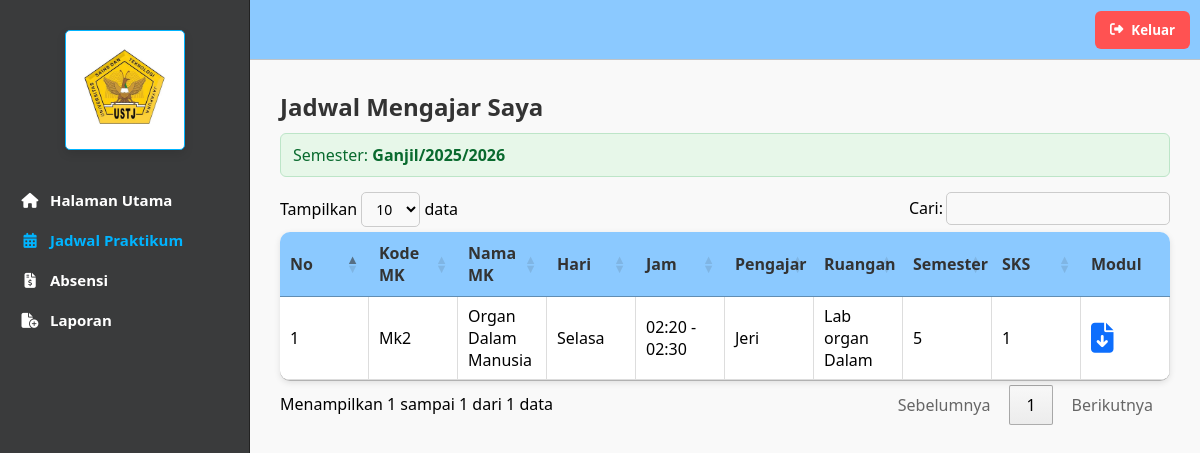
The app's page /dosen/jadwal/jadwal.php (signed in) with its own data.
### tables this page shows
CREATE TABLE `semester` (
  `id` int NOT NULL,
  `nama_semester` varchar(50) NOT NULL,
  `tahun_ajaran` varchar(20) NOT NULL,
  `status` enum('Aktif','Tidak Aktif') NOT NULL DEFAULT 'Aktif'
);

CREATE TABLE `jadwal_praktikum` (
  `id` int NOT NULL,
  `id_mk` int NOT NULL,
  `id_dosen` int NOT NULL,
  `id_ruangan` int NOT NULL,
  `id_semester` int NOT NULL,
  `hari` enum('Senin','Selasa','Rabu','Kamis','Jumat','Sabtu','Minggu') NOT NULL,
  `jam_mulai` time NOT NULL,
  `jam_selesai` time NOT NULL,
  `kuota` int NOT NULL,
  `kuota_awal` int DEFAULT NULL,
  `peserta` int NOT NULL DEFAULT '0'
);

CREATE TABLE `matakuliah_praktikum` (
  `id` int NOT NULL,
  `kode_mk` varchar(20) NOT NULL,
  `nama_mk` varchar(100) NOT NULL,
  `sks` int NOT NULL,
  `semester` varchar(10) NOT NULL,
  `id_semester` int DEFAULT NULL,
  `modul` varchar(255) DEFAULT NULL
);

CREATE TABLE `dosen` (
  `id` int NOT NULL,
  `nidn` varchar(20) NOT NULL,
  `nama` varchar(100) NOT NULL,
  `prodi` enum('Farmasi','Analis Kesehatan') NOT NULL,
  `jenis_kelamin` enum('Laki-laki','Perempuan') NOT NULL,
  `alamat` varchar(255) DEFAULT NULL,
  `no_hp` varchar(20) DEFAULT NULL,
  `user_id` int DEFAULT NULL
);

CREATE TABLE `ruangan` (
  `id` int NOT NULL,
  `kode_ruangan` varchar(20) NOT NULL,
  `nama_ruangan` varchar(100) NOT NULL,
  `kapasitas` int NOT NULL,
  `lokasi` varchar(100) NOT NULL
);

### dosen/jadwal/jadwal.php (the view, shortened to what this page needs)
<?php
include '../../koneksi/sidebardosen.php';
include '../../koneksi/koneksi.php';
function e($v){ return htmlspecialchars((string)($v ?? ''), ENT_QUOTES, 'UTF-8'); }
$id_dosen = (int)($_SESSION['dosen_id'] ?? 0);
$semAktif = mysqli_fetch_assoc(
  mysqli_query($conn, "SELECT id, nama_semester, tahun_ajaran FROM semester WHERE status='Aktif' LIMIT 1")
);
$id_semester_aktif = $semAktif['id'] ?? null;
?>
<!doctype html>
<html>
<head>
<link rel="stylesheet" href="https://cdn.datatables.net/1.13.6/css/jquery.dataTables.min.css">
<link rel="stylesheet" href="https://cdnjs.cloudflare.com/ajax/libs/font-awesome/6.5.0/css/all.min.css">
</head>
<body>
<div class="area-utama">
  <h2>Jadwal Mengajar Saya</h2>
  <?php if(!$id_semester_aktif): ?>
    <div class="kotak-info info-peringatan">Belum ada <b>Semester</b> berstatus <b>Aktif</b>. Tidak ada jadwal yang ditampilkan.</div>
  <?php else: ?>
    <div class="kotak-info info-berhasil">
      Semester: <b><?= e($semAktif['nama_semester']) ?></b><b>/</b><b><?= e($semAktif['tahun_ajaran']) ?></b>
    </div>
  <?php endif; ?>
  <table id="tabel-jadwal" class="tabel-jadwal">
    <thead>
      <tr>
        <th>No</th>
        <th>Kode MK</th>
        <th>Nama MK</th>
        <th>Hari</th>
        <th>Jam</th>
        <th>Pengajar</th>
        <th>Ruangan</th>
        <th>Semester</th>
        <th>SKS</th>
        <th>Modul</th>
      </tr>
    </thead>
    <tbody>
<?php
$no = 1;
if ($id_semester_aktif && $id_dosen) {
  $sql = "
    SELECT
      jp.id,
      mk.kode_mk, mk.nama_mk, mk.sks, mk.modul,
      mk.semester          AS semester_mk,
      jp.hari, jp.jam_mulai, jp.jam_selesai,
      d.nama               AS pengajar,
      r.nama_ruangan
    FROM jadwal_praktikum jp
    INNER JOIN matakuliah_praktikum mk ON mk.id = jp.id_mk
    LEFT  JOIN dosen d                 ON d.id  = jp.id_dosen
    LEFT  JOIN ruangan r               ON r.id  = jp.id_ruangan
    WHERE jp.id_semester = ".(int)$id_semester_aktif."
      AND jp.id_dosen    = ".(int)$id_dosen."
    ORDER BY
      mk.nama_mk ASC,
      FIELD(jp.hari,'Senin','Selasa','Rabu','Kamis','Jumat','Sabtu','Minggu'),
      jp.jam_mulai ASC
  ";
  $q = mysqli_query($conn, $sql);
  if ($q && mysqli_num_rows($q) > 0) {
    while($row = mysqli_fetch_assoc($q)){
      $jam_mulai   = substr($row['jam_mulai'],0,5);
      $jam_selesai = substr($row['jam_selesai'],0,5);
      $jam         = $jam_mulai.' - '.$jam_selesai;
      $modul = trim((string)($row['modul'] ?? ''));
      $modul_html = $modul !== ''
        ? "<a href='../../uploads/".e($modul)."' target='_blank' title='Buka Modul'><i class='fa-solid fa-file-arrow-down' style='font-size:30px;color:#0d6efd;'></i></a>"
        : "<span style=\"color:#999;\">-</span>";
      ?>
      <tr>
        <td data-label="No"><?= $no++; ?></td>
        <td data-label="Kode MK"><?= e($row['kode_mk']); ?></td>
        <td data-label="Nama MK"><?= e($row['nama_mk']); ?></td>
        <td data-label="Hari"><?= e($row['hari']); ?></td>
        <td data-label="Jam"><?= e($jam); ?></td>
        <td data-label="Pengajar"><?= e($row['pengajar'] ?? ''); ?></td>
        <td data-label="Ruangan"><?= e($row['nama_ruangan'] ?? ''); ?></td>
        <td data-label="Semester"><?= e($row['semester_mk'] ?? ''); ?></td>
        <td data-label="SKS"><?= e($row['sks']); ?></td>
        <td data-label="Modul"><?= $modul_html; ?></td>
      </tr>
      <?php
    }
  }
}
?>
    </tbody>
  </table>
</div>
</body>
</html>

### koneksi/sidebardosen.php (style rules this page uses)
* { margin:0; padding:0; box-sizing:border-box; font-family:'Segoe UI', Tahoma, Geneva, Verdana, sans-serif; }
body { display:flex; min-height:100vh; background:#f3f3f3; overflow-x:hidden; }

### dosen/jadwal/jadwal.php (style rules this page uses)
.area-utama { margin-left:250px; margin-top:60px; padding:30px; min-height:calc(100vh - 60px); background:#f9f9f9; font-family:Arial,sans-serif; }
.area-utama h2 { margin-bottom:10px; color:#333; }
.kotak-info { margin:10px 0 15px 0; padding:10px 12px; border-radius:6px; }
.info-berhasil { background:#e7f7e9; color:#096a2e; border:1px solid #bde5c8; }
.tabel-jadwal { width:100%; border-collapse:collapse; background:#fff; border-radius:10px; overflow:hidden; box-shadow:0 2px 6px rgba(0,0,0,0.1); table-layout:fixed; }
.tabel-jadwal th { background:#8bc9ff; color:#333; text-align:left; padding:12px 15px; }
.tabel-jadwal td { padding:12px 15px; border-bottom:1px solid #ddd; border-right:1px solid #ddd; }

### records on screen
semester: nama_semester "Ganjil", tahun_ajaran "2025/2026"
jadwal_praktikum: id_mk.kode_mk "Mk2", id_mk.nama_mk "Organ Dalam Manusia", hari "Selasa", jam "02:20 - 02:30", id_dosen.nama "Jeri", id_ruangan.nama_ruangan "Lab organ Dalam", id_mk.semester "5", id_mk.sks "1"
